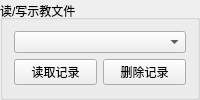
              <widget class="QGroupBox" name="groupBox_56">
               <property name="title">
                <string>读/写示教文件</string>
               </property>
               <property name="alignment">
                <set>Qt::AlignLeading|Qt::AlignLeft|Qt::AlignVCenter</set>
               </property>
               <layout class="QGridLayout" name="gridLayout_64">
                <item row="1" column="0">
                 <widget class="QPushButton" name="Load_Robot_Teaching">
                  <property name="sizePolicy">
                   <sizepolicy hsizetype="Preferred" vsizetype="Fixed">
                    <horstretch>0</horstretch>
                    <verstretch>0</verstretch>
                   </sizepolicy>
                  </property>
                  <property name="text">
                   <string>读取记录</string>
                  </property>
                 </widget>
                </item>
                <item row="1" column="1">
                 <widget class="QPushButton" name="Delete_Task">
                  <property name="sizePolicy">
                   <sizepolicy hsizetype="Preferred" vsizetype="Fixed">
                    <horstretch>0</horstretch>
                    <verstretch>0</verstretch>
                   </sizepolicy>
                  </property>
                  <property name="text">
                   <string>删除记录</string>
                  </property>
                 </widget>
                </item>
                <item row="0" column="0" colspan="2">
                 <widget class="QComboBox" name="Robot_File_Name_2">
                  <property name="editable">
                   <bool>false</bool>
                  </property>
                 </widget>
                </item>
               </layout>
              </widget>
